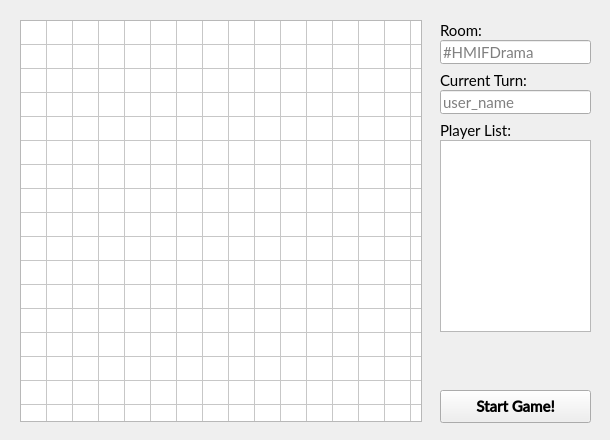
<?xml version="1.0" encoding="UTF-8"?>
<ui version="4.0">
 <class>game</class>
 <widget class="QMainWindow" name="game">
  <property name="geometry">
   <rect>
    <x>0</x>
    <y>0</y>
    <width>610</width>
    <height>440</height>
   </rect>
  </property>
  <property name="windowTitle">
   <string>MainWindow</string>
  </property>
  <property name="toolButtonStyle">
   <enum>Qt::ToolButtonIconOnly</enum>
  </property>
  <widget class="QWidget" name="centralwidget">
   <widget class="QTableWidget" name="tableBoard">
    <property name="geometry">
     <rect>
      <x>20</x>
      <y>20</y>
      <width>402</width>
      <height>402</height>
     </rect>
    </property>
    <property name="font">
     <font>
      <family>Lato Medium</family>
      <pointsize>12</pointsize>
     </font>
    </property>
    <property name="verticalScrollBarPolicy">
     <enum>Qt::ScrollBarAlwaysOff</enum>
    </property>
    <property name="horizontalScrollBarPolicy">
     <enum>Qt::ScrollBarAlwaysOff</enum>
    </property>
    <property name="tabKeyNavigation">
     <bool>false</bool>
    </property>
    <property name="showDropIndicator" stdset="0">
     <bool>false</bool>
    </property>
    <property name="dragDropOverwriteMode">
     <bool>false</bool>
    </property>
    <attribute name="horizontalHeaderVisible">
     <bool>false</bool>
    </attribute>
    <attribute name="horizontalHeaderDefaultSectionSize">
     <number>20</number>
    </attribute>
    <attribute name="horizontalHeaderMinimumSectionSize">
     <number>10</number>
    </attribute>
    <attribute name="verticalHeaderVisible">
     <bool>false</bool>
    </attribute>
    <attribute name="verticalHeaderDefaultSectionSize">
     <number>20</number>
    </attribute>
    <attribute name="verticalHeaderMinimumSectionSize">
     <number>10</number>
    </attribute>
    <row>
     <property name="text">
      <string>0</string>
     </property>
    </row>
    <row>
     <property name="text">
      <string>1</string>
     </property>
    </row>
    <row>
     <property name="text">
      <string>2</string>
     </property>
    </row>
    <row>
     <property name="text">
      <string>3</string>
     </property>
    </row>
    <row>
     <property name="text">
      <string>4</string>
     </property>
    </row>
    <row>
     <property name="text">
      <string>5</string>
     </property>
    </row>
    <row>
     <property name="text">
      <string>6</string>
     </property>
    </row>
    <row>
     <property name="text">
      <string>7</string>
     </property>
    </row>
    <row>
     <property name="text">
      <string>8</string>
     </property>
    </row>
    <row>
     <property name="text">
      <string>9</string>
     </property>
    </row>
    <row>
     <property name="text">
      <string>10</string>
     </property>
    </row>
    <row>
     <property name="text">
      <string>11</string>
     </property>
    </row>
    <row>
     <property name="text">
      <string>12</string>
     </property>
    </row>
    <row>
     <property name="text">
      <string>13</string>
     </property>
    </row>
    <row>
     <property name="text">
      <string>14</string>
     </property>
    </row>
    <row>
     <property name="text">
      <string>15</string>
     </property>
    </row>
    <row>
     <property name="text">
      <string>16</string>
     </property>
    </row>
    <row>
     <property name="text">
      <string>17</string>
     </property>
    </row>
    <row>
     <property name="text">
      <string>18</string>
     </property>
    </row>
    <row>
     <property name="text">
      <string>19</string>
     </property>
    </row>
    <column>
     <property name="text">
      <string>0</string>
     </property>
    </column>
    <column>
     <property name="text">
      <string>1</string>
     </property>
    </column>
    <column>
     <property name="text">
      <string>2</string>
     </property>
    </column>
    <column>
     <property name="text">
      <string>3</string>
     </property>
    </column>
    <column>
     <property name="text">
      <string>4</string>
     </property>
    </column>
    <column>
     <property name="text">
      <string>5</string>
     </property>
    </column>
    <column>
     <property name="text">
      <string>6</string>
     </property>
    </column>
    <column>
     <property name="text">
      <string>8</string>
     </property>
    </column>
    <column>
     <property name="text">
      <string>8</string>
     </property>
    </column>
    <column>
     <property name="text">
      <string>9</string>
     </property>
    </column>
    <column>
     <property name="text">
      <string>10</string>
     </property>
    </column>
    <column>
     <property name="text">
      <string>11</string>
     </property>
    </column>
    <column>
     <property name="text">
      <string>12</string>
     </property>
    </column>
    <column>
     <property name="text">
      <string>13</string>
     </property>
    </column>
    <column>
     <property name="text">
      <string>14</string>
     </property>
    </column>
    <column>
     <property name="text">
      <string>15</string>
     </property>
    </column>
    <column>
     <property name="text">
      <string>16</string>
     </property>
    </column>
    <column>
     <property name="text">
      <string>17</string>
     </property>
    </column>
    <column>
     <property name="text">
      <string>18</string>
     </property>
    </column>
    <column>
     <property name="text">
      <string>19</string>
     </property>
    </column>
   </widget>
   <widget class="QListWidget" name="listPlayer">
    <property name="geometry">
     <rect>
      <x>440</x>
      <y>140</y>
      <width>151</width>
      <height>192</height>
     </rect>
    </property>
   </widget>
   <widget class="QLabel" name="labelListPlayer">
    <property name="geometry">
     <rect>
      <x>440</x>
      <y>120</y>
      <width>151</width>
      <height>20</height>
     </rect>
    </property>
    <property name="font">
     <font>
      <family>Lato</family>
      <pointsize>11</pointsize>
     </font>
    </property>
    <property name="text">
     <string>Player List:</string>
    </property>
   </widget>
   <widget class="QLabel" name="labelRoom">
    <property name="geometry">
     <rect>
      <x>440</x>
      <y>20</y>
      <width>151</width>
      <height>20</height>
     </rect>
    </property>
    <property name="font">
     <font>
      <family>Lato</family>
      <pointsize>11</pointsize>
     </font>
    </property>
    <property name="text">
     <string>Room:</string>
    </property>
   </widget>
   <widget class="QLineEdit" name="textRoom">
    <property name="geometry">
     <rect>
      <x>440</x>
      <y>40</y>
      <width>151</width>
      <height>24</height>
     </rect>
    </property>
    <property name="font">
     <font>
      <family>Lato</family>
      <pointsize>11</pointsize>
     </font>
    </property>
    <property name="placeholderText">
     <string>#HMIFDrama</string>
    </property>
   </widget>
   <widget class="QLabel" name="labelCurrentTurn">
    <property name="geometry">
     <rect>
      <x>440</x>
      <y>70</y>
      <width>151</width>
      <height>20</height>
     </rect>
    </property>
    <property name="font">
     <font>
      <family>Lato</family>
      <pointsize>11</pointsize>
     </font>
    </property>
    <property name="text">
     <string>Current Turn:</string>
    </property>
   </widget>
   <widget class="QLineEdit" name="textCurrentTurn">
    <property name="geometry">
     <rect>
      <x>440</x>
      <y>90</y>
      <width>151</width>
      <height>24</height>
     </rect>
    </property>
    <property name="font">
     <font>
      <family>Lato</family>
      <pointsize>11</pointsize>
     </font>
    </property>
    <property name="placeholderText">
     <string>user_name</string>
    </property>
   </widget>
   <widget class="QPushButton" name="buttonPlay">
    <property name="geometry">
     <rect>
      <x>440</x>
      <y>390</y>
      <width>151</width>
      <height>33</height>
     </rect>
    </property>
    <property name="font">
     <font>
      <family>Lato Semibold</family>
      <pointsize>11</pointsize>
      <weight>75</weight>
      <bold>true</bold>
     </font>
    </property>
    <property name="text">
     <string>Start Game!</string>
    </property>
   </widget>
  </widget>
 </widget>
 <resources/>
 <connections/>
</ui>
